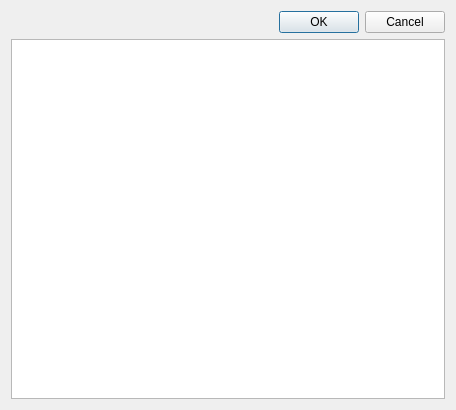
<?xml version="1.0" encoding="UTF-8"?>
<ui version="4.0">
 <class>batchloader</class>
 <widget class="QDialog" name="batchloader">
  <property name="geometry">
   <rect>
    <x>0</x>
    <y>0</y>
    <width>456</width>
    <height>410</height>
   </rect>
  </property>
  <property name="windowTitle">
   <string>Dialog</string>
  </property>
  <layout class="QVBoxLayout" name="verticalLayout_2">
   <item>
    <layout class="QVBoxLayout" name="verticalLayout">
     <item>
      <widget class="QDialogButtonBox" name="buttonBox">
       <property name="orientation">
        <enum>Qt::Horizontal</enum>
       </property>
       <property name="standardButtons">
        <set>QDialogButtonBox::Cancel|QDialogButtonBox::Ok</set>
       </property>
      </widget>
     </item>
     <item>
      <widget class="QListView" name="listView"/>
     </item>
    </layout>
   </item>
  </layout>
 </widget>
 <resources/>
 <connections>
  <connection>
   <sender>buttonBox</sender>
   <signal>accepted()</signal>
   <receiver>batchloader</receiver>
   <slot>accept()</slot>
   <hints>
    <hint type="sourcelabel">
     <x>248</x>
     <y>254</y>
    </hint>
    <hint type="destinationlabel">
     <x>157</x>
     <y>274</y>
    </hint>
   </hints>
  </connection>
  <connection>
   <sender>buttonBox</sender>
   <signal>rejected()</signal>
   <receiver>batchloader</receiver>
   <slot>reject()</slot>
   <hints>
    <hint type="sourcelabel">
     <x>316</x>
     <y>260</y>
    </hint>
    <hint type="destinationlabel">
     <x>286</x>
     <y>274</y>
    </hint>
   </hints>
  </connection>
 </connections>
</ui>
